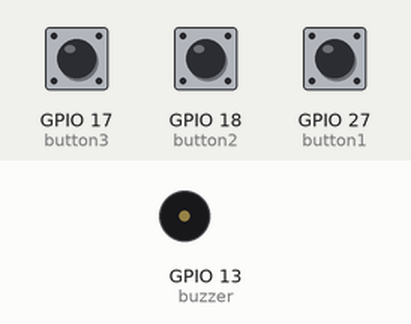
Simulated run of this program. Board: Raspberry Pi (BCM pin numbers). Shown: buzzer (waves = sounding). The test bench sets the inputs (shaded band); at power-on: GPIO 17 (button3) HIGH, GPIO 18 (button2) HIGH, GPIO 27 (button1) HIGH.

Above: at 1.2 s.
1.3 s: GPIO 17 (button3) pulled LOW for 0.15 s
At 1.57 s:
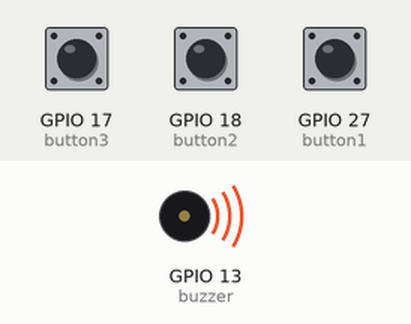
3.2 s: GPIO 17 (button3) pulled LOW for 3.2 s
At 6.9 s:
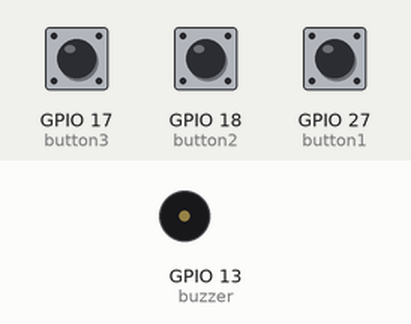
8.1 s: GPIO 18 (button2) pulled LOW for 3.2 s
At 11.42 s:
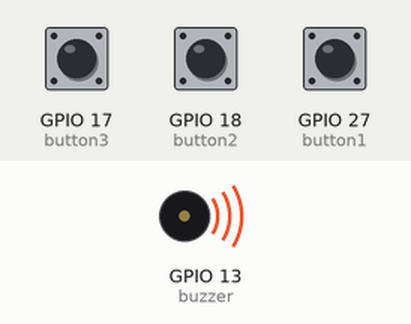
Timing chart, 0 to 13.1 s (numbered marks = the images above; inputs shaded):
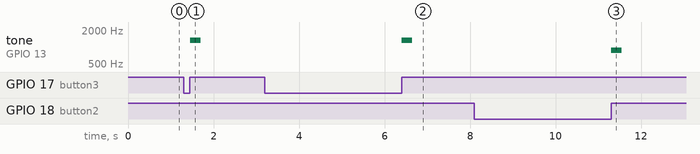

Measured:
- after the input at 1.3 s, tone on GPIO 13 (buzzer): silent → 1320 Hz after 0.15 s, → silent 0.25 s later
- after the input at 3.2 s, tone on GPIO 13 (buzzer): silent → 1320 Hz after 3.2 s, → silent 0.25 s later
- after the input at 8.1 s, tone on GPIO 13 (buzzer): silent → 880 Hz after 3.2 s, → silent 0.25 s later

The program:

02_button_with_tone.py
```python
#!/usr/bin/python3

import RPi.GPIO as gpio
import time

buzzer = 13

button1 = 27
button2 = 18
button3 = 17

gpio.setmode(gpio.BCM)
gpio.setup(button1, gpio.IN, pull_up_down = gpio.PUD_UP)
gpio.setup(button2, gpio.IN, pull_up_down = gpio.PUD_UP)
gpio.setup(button3, gpio.IN, pull_up_down = gpio.PUD_UP)

gpio.setup(buzzer, gpio.OUT)

def handler1(arg):
        tone(buzzer, 440, 0.25)

def handler2(arg):
        tone(buzzer, 880, 0.25)

def handler3(arg):
        tone(buzzer, 1320, 0.25)

def tone(pin, frequency, duration):
        pwm = gpio.PWM(pin, frequency)
        pwm.start(50)
        time.sleep(duration)
        pwm.stop()


def main():
        gpio.add_event_detect(button1, gpio.RISING, handler1 , 200)
        gpio.add_event_detect(button2, gpio.RISING, handler2 , 200)
        gpio.add_event_detect(button3, gpio.RISING, handler3 , 200)
        while True:
              time.sleep(0.1)
try:
        main()
except KeyboardInterrupt:
       pass
except Exception as exception:
        print(exception)
finally:
        gpio.cleanup()
```
